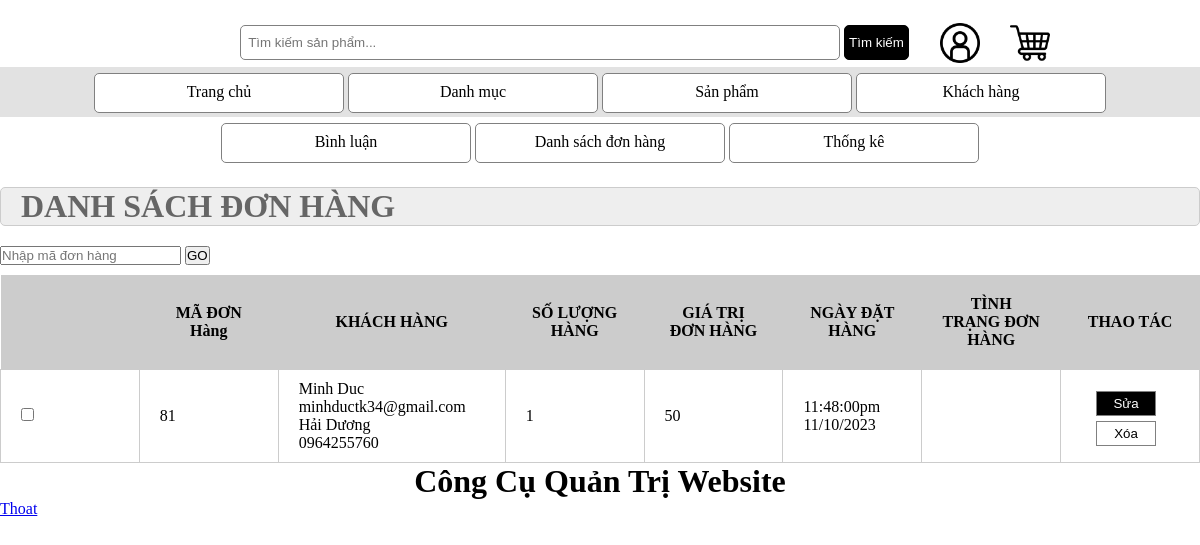
Page /admin/index.php?act=listbill (signed in) on the earlier database version.
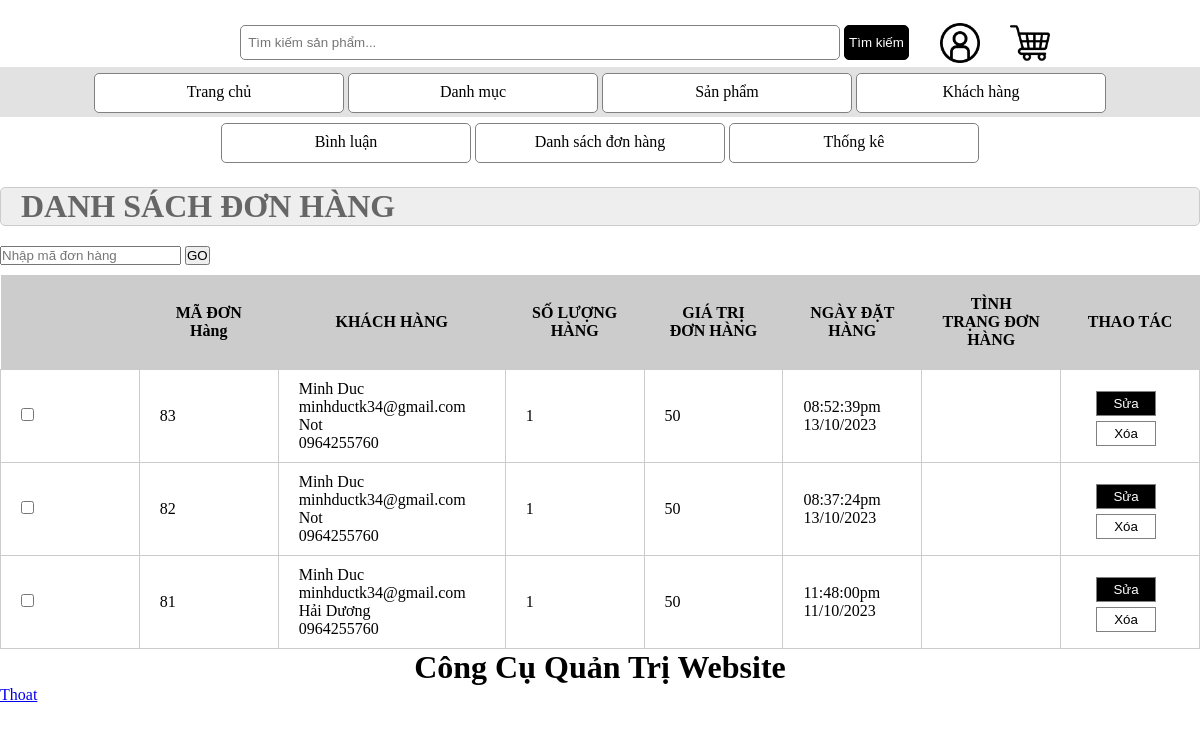
Same page on the later database version.
### tables this page shows
CREATE TABLE `bill` (
  `id` int(10) NOT NULL,
  `bill_name` varchar(255) NOT NULL,
  `bill_email` varchar(255) NOT NULL,
  `bill_address` varchar(255) NOT NULL,
  `bill_tel` varchar(255) NOT NULL,
  `bill_pttt` tinyint(4) NOT NULL DEFAULT 0 COMMENT '1: Trả tiền khi nhận hàng | 2: Chuyển khoản ngân hàng | 3: Thanh toán Online',
  `total` int(11) NOT NULL,
  `ngaydathang` varchar(255) NOT NULL,
  `bill_status` tinyint(4) NOT NULL DEFAULT 0 COMMENT '0: Đơn hàng mới | 1: Đang xử lý | 2: Đang giao hàng | 3: Hoàn tất',
  `receive_name` varchar(255) NOT NULL,
  `receive_tel` varchar(255) NOT NULL,
  `receive_address` varchar(255) NOT NULL,
  `tongdonhang` int(10) NOT NULL
);

### model/pdo.php (called while the page is built, shortened)
<?php
function pdo_get_connection(){
    $dburl = "mysql:host=localhost;dbname=duanmaudb;charset=utf8";
    $username = 'root';
    $password = '';
    $conn = new PDO($dburl, $username, $password);
    $conn->setAttribute(PDO::ATTR_ERRMODE, PDO::ERRMODE_EXCEPTION);
    return $conn;
}
function pdo_query($sql){
    $sql_args = array_slice(func_get_args(), 1);
    try{
        $conn = pdo_get_connection();
        $stmt = $conn->prepare($sql);
        $stmt->execute($sql_args);
        $rows = $stmt->fetchAll();
        return $rows;
    }
    catch(PDOException $e){
        throw $e;
    }
    finally{
        unset($conn);
    }
}

### model/cart.php (called while the page is built, shortened)
<?php
function loadall_cart_count($idbill)
{
    $sql = "select * from cart where idbill=" . $idbill;
    $bill = pdo_query($sql);
    return sizeof($bill);
}
function loadall_bill($kyw = "", $iduser = 0)
{
    $sql = "select * from bill where 1";
    $sql .= " order by id desc";
    $listbill = pdo_query($sql);
    return $listbill;
}

### admin/bill/listbill.php (the view, shortened to what this page needs)
<div class="row frmtitle">
    <H1>DANH SÁCH ĐƠN HÀNG</H1>
</div>
<div class="row frmcontent">
    <form action="index.php?act=listbill" method="post">
        <input type="text" name="kyw" id="" placeholder="Nhập mã đơn hàng">
        <input type="submit" value="GO">
    </form>
    <div class="row mb10 frmdsloai">
        <table>
            <tr>
                <th></th>
                <th>MÃ ĐƠN Hàng</th>
                <th>KHÁCH HÀNG</th>
                <th>SỐ LƯỢNG HÀNG</th>
                <th>GIÁ TRỊ ĐƠN HÀNG</th>
                <th>NGÀY ĐẶT HÀNG</th>
                <th>TÌNH TRẠNG ĐƠN HÀNG</th>
                <th>THAO TÁC</th>
            </tr>
            <?php
            foreach ($listbill as $bill) {
                extract($bill);
                $xoabill = "index.php?act=xoabill&id=" . $id;
                $kh = $bill["bill_name"] . '
                <br> ' . $bill["bill_email"] . '
                <br> ' . $bill["bill_address"] . '
                <br> ' . $bill["bill_tel"];
                $ttdh = get_ttdh($bill["bill_status"]);
                $countsp = loadall_cart_count($bill["id"]);
                echo '
                    <tr>
                    <td> <input type="checkbox" > </td>
                    <td>' . $bill['id'] . '</td>
                    <td> ' . $kh . ' </td>
                    <td> ' . $countsp . ' </td>
                    <td> ' . $bill['tongdonhang'] . ' </td>
                    <td> ' . $bill['ngaydathang'] . ' </td>
                    <td> ' . $ttdh . ' </td>
                    <td> <a href=""><input type="button" value="Sửa" class="sua"></a>
                            <a href="' . $xoabill . '"><input type="button" value="Xóa" class="xoa"> </a></td>
                    </tr>
        ';
            }
            ?>
        </table>
    </div>

### admin/index.php (shortened to what this page needs)
<?php
if (isset($_SESSION['role']) && ($_SESSION['role'] == 1)) {
    include "../model/pdo.php";
    include "../model/cart.php";
    include "header.php";
    if (isset($_GET['act'])) {
        $act = $_GET['act'];
        switch ($act) {
            case 'listbill':
                if (isset($_POST['kyw']) && ($_POST['kyw'] != "")) {
                    $kyw = $_POST['kyw'];
                } else {
                    $kyw = "";
                }
                $listbill = loadall_bill($kyw, 0);
                include "bill/listbill.php";
                include "home.php";
                break;
        }
    } else {
        include "home.php";
    }
    include "footer.php";
} else {
    header('location:login.php');
}

### admin/header.php (shortened to what this page needs)
<!DOCTYPE html>
<html lang="en">
<head>
    <link rel="stylesheet" href="../view/css/index.css">
</head>
<body>
    <div class="container">
        <header>
            <div class="logo">
            </div>
            <div class="timkiem">
                <form action="">
                    <input type="text" placeholder="  Tìm kiếm sản phẩm...">
                    <button>Tìm kiếm</button>
                </form>
            </div>
            <?php
            if (isset($_SESSION['user'])) {
            ?>
                <div class="login">
                    <a href="index.php?act=dangnhap"><img src="../view/image/emoji.png" alt=""></a>
                </div>
            <?php } else {  ?>
                <div class="login">
                    <a href="index.php?act=dangnhap"><img src="../view/image/login.png" alt=""></a>
                </div>
            <?php } ?>
            <div class="giohang">
                <a href="#"><img src="../view/image/shopping-cart.png" alt=""></a>
            </div>
        </header>
        <nav>
            <ul>
                <ul>
                    <li><a href="index.php">Trang chủ</a></li>
                    <li><a href="index.php?act=adddm">Danh mục</a></li>
                    <li><a href="index.php?act=addsp">Sản phẩm</a></li>
                    <li><a href="index.php?act=dskh">Khách hàng</a></li>
                    <li><a href="index.php?act=dsbl">Bình luận</a></li>
                    <li><a href="index.php?act=listbill">Danh sách đơn hàng</a></li>
                    <li><a href="index.php?act=thongke">Thống kê</a></li>
                </ul>
            </ul>
        </nav>

### admin/home.php
<h1 style="text-align:center ;">Công Cụ Quản Trị Website</h1>
<div>
    <a href="index.php?act=thoat">Thoat</a>
</div>

### view/css/index.css (style rules this page uses)
* { margin: 0; padding: 0; box-sizing: border-box; }
.container { width: 1200px; margin: auto; }
.mb10 { margin-top: 10px; }
header { display: grid; grid-template-columns: 120px 700px 70px 70px; margin-top: 10px; justify-content: center; }
.timkiem { margin-top: 15px; }
.timkiem input { width: 600px; height: 35px; border-radius: 5px; border: 1px solid gray; }
.timkiem button { width: 65px; height: 35px; border: 1px solid black; border-radius: 5px; background-color: black; color: white; }
.login img { width: 40px; margin-top: 13px; }
.giohang img { margin-top: 13px; width: 40px; }
nav { text-align: center; height: 50px; line-height: 50px; background-color: rgb(226, 226, 226); margin-bottom: 5px; }
nav ul li { display: inline-block; border: 1px solid gray; background-color: white; border-radius: 5px; width: 190px; height: 40px; line-height: 35px; }
nav li a { text-decoration: none; color: black; padding: 0px 50px 0px 50px; }
.frmtitle { background-color: #EEE; border: 1px #CCC solid; color: #666; border-radius: 5px; padding: 0px 20px; }
.frmcontent { padding: 20px 0px; }
.frmdsloai table { width: 100%; border-collapse: collapse; }
.frmdsloai table th { width: 10%; padding: 20px; background-color: #CCC; }
.frmdsloai table td { padding: 10px 20px; border: 1px #CCC solid; }

### admin/header.php (style rules this page uses)
nav { text-align: center; height: 50px; line-height: 50px; background-color: rgb(226, 226, 226); margin-bottom: 5px; margin-bottom: 70px; }
nav ul li { display: inline-block; border: 1px solid gray; background-color: white; border-radius: 5px; width: 250px; height: 40px; line-height: 35px; }
nav li a { text-decoration: none; color: black; padding: 0px 50px 0px 50px; }

### admin/bill/listbill.php (style rules this page uses)
.xoa, .sua { width: 60px; height: 25px; margin-top: 5px; margin-left: 15px; }
.xoa { background-color: white; color: black; border: 1px solid gray; }
.sua { background-color: black; border: 1px solid gray; color: white; }

Differences in the rows shown:
added bill: id "83", bill_name "Minh Duc", bill_email "minhductk34@gmail.com", bill_address "Not", bill_tel "0964255760", countsp "1", tongdonhang "50", ngaydathang "08:52:39pm 13/10/2023"
added bill: id "82", bill_name "Minh Duc", bill_email "minhductk34@gmail.com", bill_address "Not", bill_tel "0964255760", countsp "1", tongdonhang "50", ngaydathang "08:37:24pm 13/10/2023"
